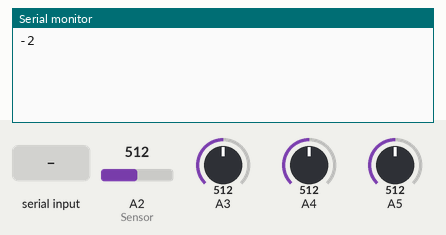
Simulated run of this sketch. Board: Arduino Uno, built with avr-gcc and run on an emulated ATmega328P. On the bench: the last lines printed to the serial monitor. The test bench sets the inputs (shaded band); at power-on: A5 = 512, A2 (Sensor) = 512, A3 = 512, A4 = 512.

Above: at 1.2 s.
1.3 s: "moisture\n" received over Serial
At 2.5 s:
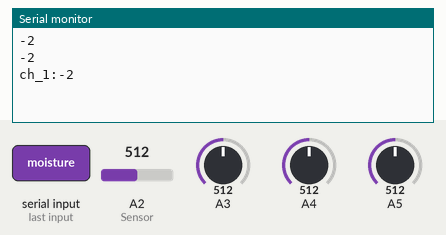
3.5 s: "testing\n" received over Serial
At 5.2 s:
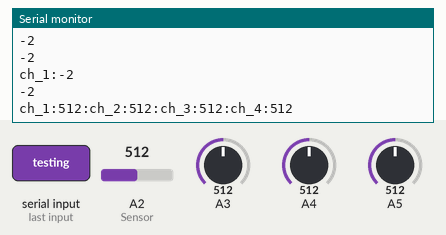
5.5 s: A5 set to 716
At 6.7 s:
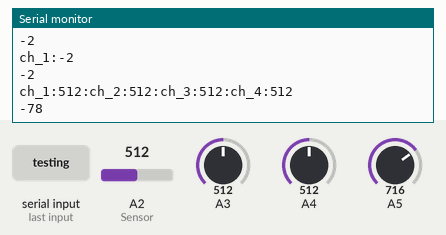
7.0 s: A5 set to 992
At 9.2 s:
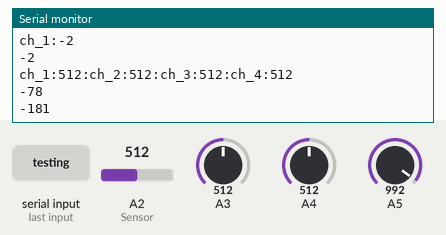
Timing chart, 0 to 9.5 s (numbered marks = the images above; inputs shaded):
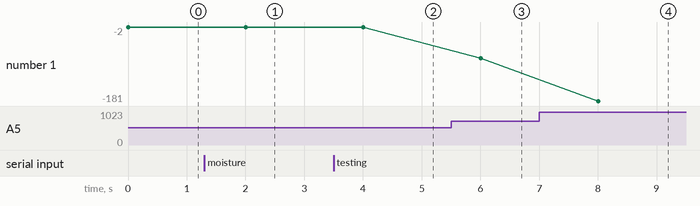

The sketch:

Soil_mois.ino
```cpp
const int AirValue1 = 505;
const int AirValue2 = 515;
const int AirValue3 = 504;
const int AirValue4 = 514;  //you need to replace this value with Value_1
const int WaterValue1 = 237;
const int WaterValue2 = 249;
const int WaterValue3 = 236;
const int WaterValue4 = 251;//you need to replace this value with Value_2

int soilMoistureValue1 = 0;
int soilMoistureValue2 = 0;
int soilMoistureValue3 = 0;
int soilMoistureValue4 = 0;

int soilmoisturepercent1 =0;
int soilmoisturepercent2 =0;
int soilmoisturepercent3 =0;
int soilmoisturepercent4 =0;

void setup() {
  Serial.begin(9600); // open serial port, set the baud rate to 9600 bps
}
void loop() {
  soilMoistureValue1 = analogRead(A5);
  soilMoistureValue2= analogRead(A4);
  soilMoistureValue3 = analogRead(A3);
  soilMoistureValue4= analogRead(A2); //put Sensor insert into soil

//  Serial.println("Raw Values in order 0->1->2->3");
//  Serial.println("Soil Moisture % values\nA0:%d\tA1:%d\tA2:%d\tA3:%d\t",soilMoistureValue0, soilMoistureValue1, soilMoistureValue2, soilMoistureValue3);
//  Serial.println("###################");
//  Serial.println(soilMoistureValue1);
//  Serial.println(soilMoistureValue2);
//  Serial.println(soilMoistureValue3);
//  Serial.println(soilMoistureValue4);
//  Serial.println(AirValue1);
//  Serial.println(WaterValue1);


  soilmoisturepercent1 = map(soilMoistureValue1, AirValue1, WaterValue1, 0, 100);
  soilmoisturepercent2 = map(soilMoistureValue2, AirValue2, WaterValue2, 0, 100);
  soilmoisturepercent3 = map(soilMoistureValue3, AirValue3, WaterValue3, 0, 100);
  soilmoisturepercent4 = map(soilMoistureValue4, AirValue4, WaterValue4, 0, 100);

//  Serial.println("Soil Moisture % values\nA0:%d\tA1:%d\tA2:%d\tA3:%d\t",soilmoisturepercent0,soilmoisturepercent1,soilmoisturepercent2,soilmoisturepercent3);
  Serial.println(soilmoisturepercent1);
//  Serial.println("###################");
//  Serial.println(soilmoisturepercent1);
//  Serial.println(soilmoisturepercent2);
//  Serial.println(soilmoisturepercent3);

  if (Serial.available() > 0){
      String data = Serial.readStringUntil('\n');
       if(data == "moisture"){
//          Serial.println((String)"ch_1:"+soilmoisturepercent1+":ch_2:"+soilmoisturepercent2+":ch_3:"+soilmoisturepercent3+":ch_4:"+soilmoisturepercent4);
          Serial.println((String)"ch_1:"+soilmoisturepercent1);
       }
       else if(data == "testing"){
          Serial.println((String)"ch_1:"+soilMoistureValue1+":ch_2:"+soilMoistureValue2+":ch_3:"+soilMoistureValue3+":ch_4:"+soilMoistureValue4);
       }
    }

  delay(2000);
}
```

Measured:
- after the input at 1.3 s, the serial monitor: prints a new line after 0.71 s (image 1)
- after the input at 3.5 s, the serial monitor: prints a new line after 0.51 s (image 2)
- after the input at 5.5 s, the serial monitor: prints a new line after 0.50 s (image 3)
- after the input at 7.0 s, the serial monitor: prints a new line after 1.0 s (image 4)
- plotted number 1: -2 → -78 after the input at 5.5 s, -78 → -181 after the input at 7.0 s
